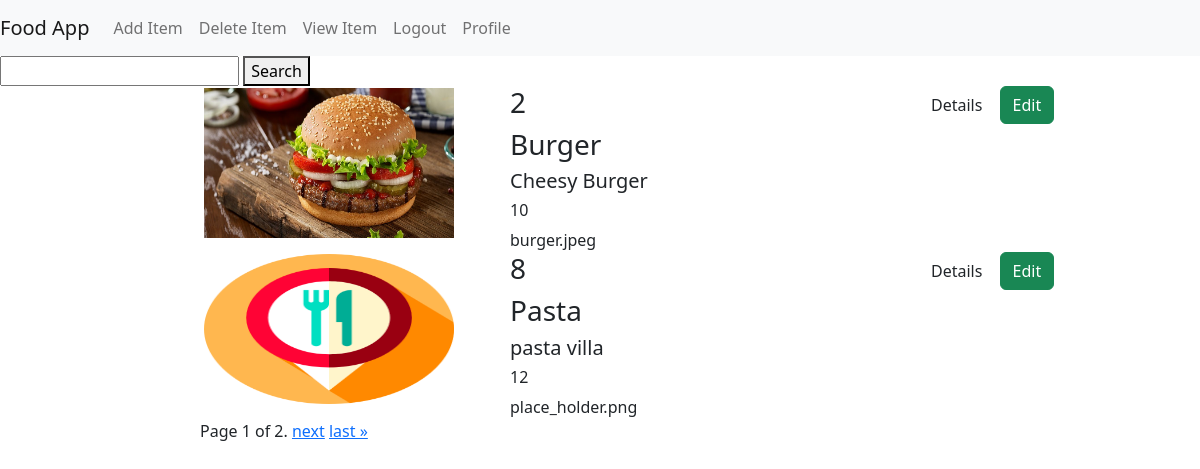
Screenshot of /food/ (signed in) with the database file from the repository.
### food/models.py (models this page shows, shortened)
class Item(models.Model):
    item_name = models.CharField(max_length=200)
    item_desc = models.CharField(max_length=200)
    item_price = models.IntegerField()
    item_image = models.CharField(max_length=500, default="place_holder.png")
    user = models.ForeignKey(User, on_delete=models.CASCADE, default=1)

### food/views.py (the view)
# urls.py: path("", views.Index.as_view(), name="index"),
class Index(ListView):
    template_name = "food/index.html"
    context_object_name = "item_list"
    paginate_by = 2
    def get_queryset(self):
        food_name = self.request.GET.get("food_name")
        if food_name and food_name != "":
            return Item.objects.filter(item_name__icontains=food_name)
        else:
            return Item.objects.all()

### food/templates/food/index.html (shortened to what this page needs)
{% extends 'food/base.html' %}
{% load static %}
{% block body %}
    <form action="" method="GET">
        <input type="search" name="food_name">
        <button type="submit">Search</button>
    </form>
    {% for item in item_list%}
        <div class="row">
            <div class="col-md-3 offset-md-2">
                <img src="{% static 'food/img/' %}{{ item.item_image }}" height="150px" width="250px" vspace="2px">
            </div>
            <div class="col-md-4">
                <h3>{{ item.id }} </h3>
                <h3>{{ item.item_name }}</h3>
                <h5>{{ item.item_desc }}</h5>
                <h6>{{ item.item_price }}</h6>
                {{ item.item_image }}
            </div>
            <div class="col-md-2">
                <a href="{% url 'food:detail' item.id  %}" class="btn bnt-success">Details</a>
                <a href="{% url 'food:update_item' item.id %}" class="btn btn-success">Edit</a>
            </div>
        </div>
    {% endfor %}
    <div class="pagination offset-md-2" >
        <span class="step-links">
            <span class="current">
                Page {{ page_obj.number }} of {{ page_obj.paginator.num_pages }}.
            </span>
            {% if page_obj.has_next %}
                <a href="?page={{ page_obj.next_page_number }}">next</a>
                <a href="?page={{ page_obj.paginator.num_pages }}">last &raquo;</a>
            {% endif %}
        </span>
    </div>
{% endblock %}

### rows the page displays
Item: item_image (picture), id "2", item_name "Burger", item_desc "Cheesy Burger", item_price "10", item_image "burger.jpeg"
Item: item_image (picture), id "8", item_name "Pasta", item_desc "pasta villa", item_price "12", item_image "place_holder.png"

### other values shown
{{ page_obj.number }} "1"
{{ page_obj.paginator.num_pages }} "2"
